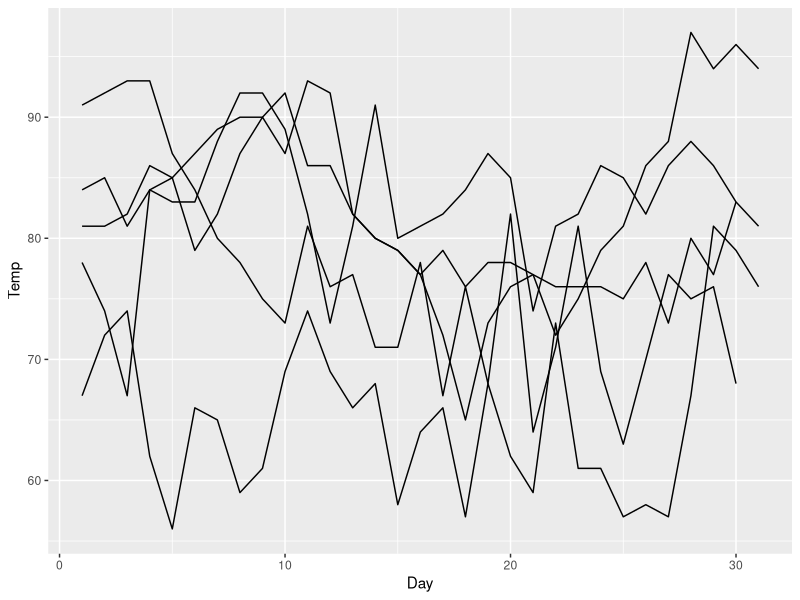
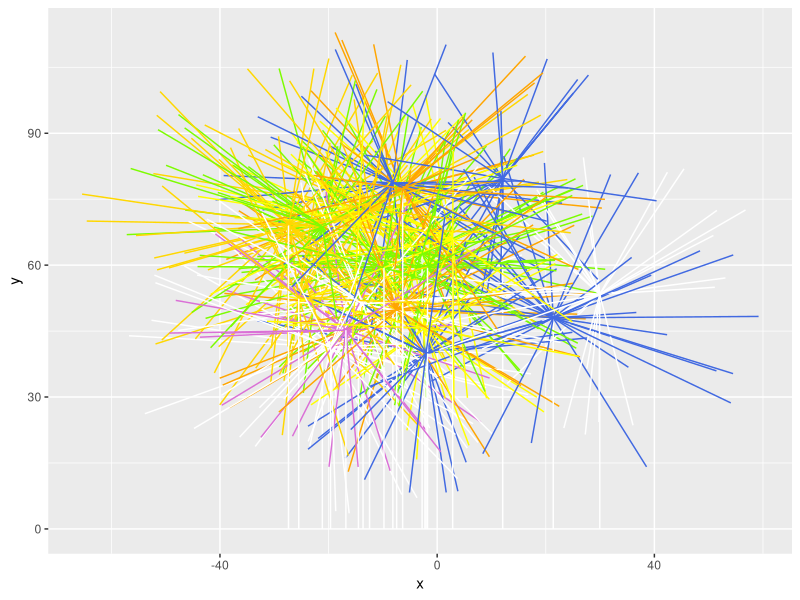

Write R code to recreate these figures, in order. (Note: this script raises an error after producing the figures.)
## ---- chunk 1
set.seed(24)
## ---- chunk 2
library(ggplot2)
library(gganimate)

ggplot(airquality) + 
  geom_line(aes(x = Day, y = Temp, group = Month))
## ---- chunk 3
last_plot() + 
  transition_reveal(Day)
## ---- chunk 4
# Firework colours
colours <- c(
  'lawngreen',
  'gold',
  'white',
  'orchid',
  'royalblue',
  'yellow',
  'orange'
)
# Produce data for a single blast
blast <- function(n, radius, x0, y0, time) {
  u <- runif(n, -1, 1)
  rho <- runif(n, 0, 2*pi)
  x <- radius * sqrt(1 - u^2) * cos(rho) + x0
  y <- radius * sqrt(1 - u^2) * sin(rho) + y0
  id <- sample(.Machine$integer.max, n + 1)
  data.frame(
    x = c(x0, rep(x0, n), x0, x),
    y = c(0, rep(y0, n), y0, y),
    id = rep(id, 2),
    time = c((time - y0) * runif(1), rep(time, n), time, time + radius + rnorm(n)),
    colour = c('white', rep(sample(colours, 1), n), 'white', rep(sample(colours, 1), n)),
    stringsAsFactors = FALSE
  )
}
# Make 20 blasts
n <- round(rnorm(20, 30, 4))
radius <- round(n + sqrt(n))
x0 <- runif(20, -30, 30)
y0 <- runif(20, 40, 80)
time <- runif(20, max = 100)
fireworks <- Map(blast, n = n, radius = radius, x0 = x0, y0 = y0, time = time)
fireworks <- dplyr::bind_rows(fireworks)
## ---- chunk 5
ggplot(fireworks) + 
  geom_path(aes(x = x, y = y, group = id, colour = colour)) + 
  scale_colour_identity()
## ---- chunk 6
ggplot(fireworks) + 
  geom_point(aes(x, y, colour = colour, group = id), size = 0.5, shape = 20) + 
  scale_colour_identity() + 
  coord_fixed(xlim = c(-65, 65), expand = FALSE, clip = 'off') +
  theme_void() + 
  theme(plot.background = element_rect(fill = 'black', colour = NA), 
        panel.border = element_blank()) + 
  # Here comes the gganimate code
  transition_components(time, exit_length = 20) + 
  ease_aes(x = 'sine-out', y = 'sine-out') + 
  shadow_wake(0.05, size = 3, alpha = TRUE, wrap = FALSE, 
              falloff = 'sine-in', exclude_phase = 'enter') + 
  exit_recolour(colour = 'black')
